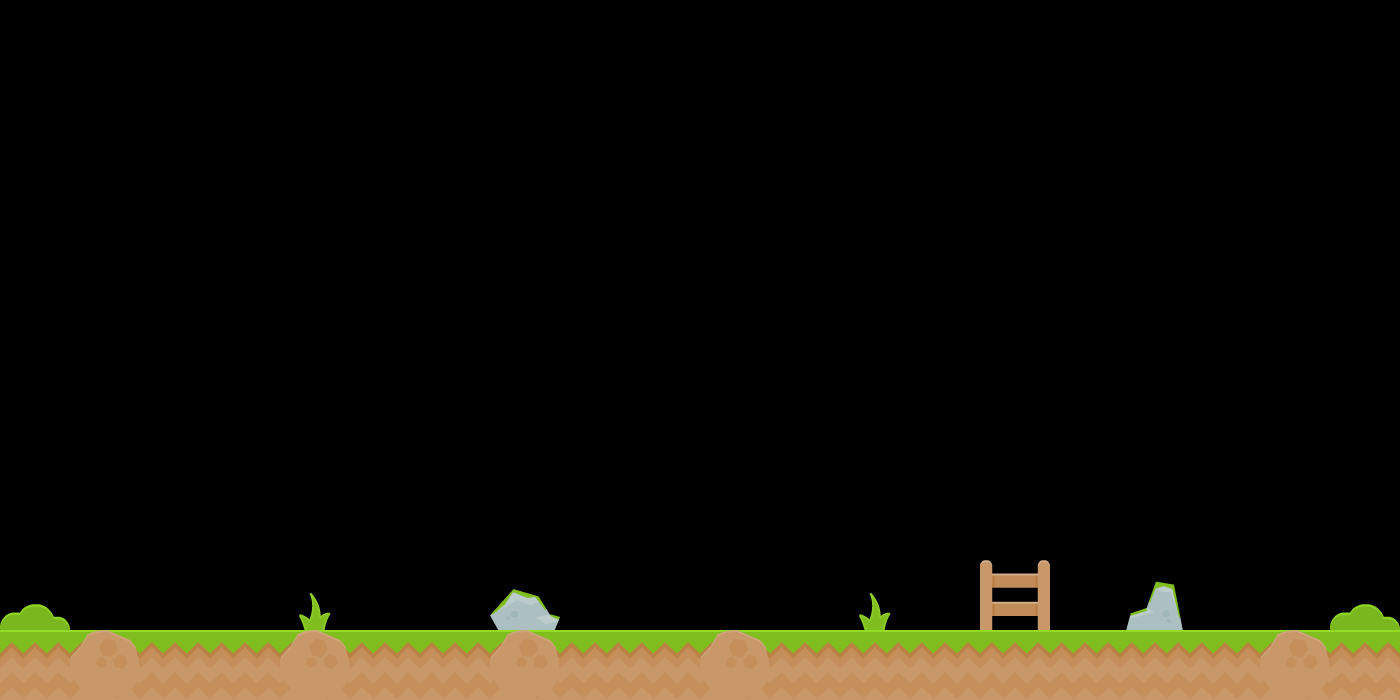

The image is a tile-based game level rendered from a .tmx file. Its description and source (layers, tilesets, objects; grid data summarised) follow:
An orthogonal 20x10 tile map with 70x70 px tiles, 6 tile layers (background, collision, innerBackground, innerForeground, ...) and 5 objects (ShowCave, LandingSite, ToCave, Npc, Food).

<map version="1.0" orientation="orthogonal" renderorder="right-down" width="20" height="10" tilewidth="70" tileheight="70">
 <tileset firstgid="1" name="tiles" tilewidth="70" tileheight="70" spacing="1">
  <image source="grass.png" width="568" height="568" />
 </tileset>
 <layer name="background" width="20" height="10">
  <data>[200 cells, 20 non-empty, 1 distinct tile ids]</data>
 </layer>
 <layer name="collision" width="20" height="10">
  <data>[200 cells, 20 non-empty, 1 distinct tile ids]</data>
 </layer>
 <layer name="innerBackground" width="20" height="10">
  <data>[200 cells, 2 non-empty, 2 distinct tile ids]</data>
 </layer>
 <layer name="innerForeground" width="20" height="10">
  <data>[200 cells, 4 non-empty, 3 distinct tile ids]</data>
 </layer>
 <layer name="ladder" width="20" height="10">
  <data>[200 cells, 2 non-empty, 2 distinct tile ids]</data>
 </layer>
 <objectgroup name="object">
  <object name="ShowCave" type="ShowCave" x="910" y="630" width="210" height="70" />
  <object name="LandingSite" type="LandingSite" x="70" y="560" width="70" height="70" />
  <object name="ToCave" type="ToCave" x="980" y="630" width="70" height="70" />
  <object name="Npc" type="Npc" x="1260" y="560" width="70" height="70" />
  <object name="Food" type="Food" x="630" y="560" width="70" height="70" />
 </objectgroup>
 <layer name="foreground" width="20" height="10">
  <data>[200 cells, 12 non-empty, 2 distinct tile ids]</data>
 </layer>
</map>
